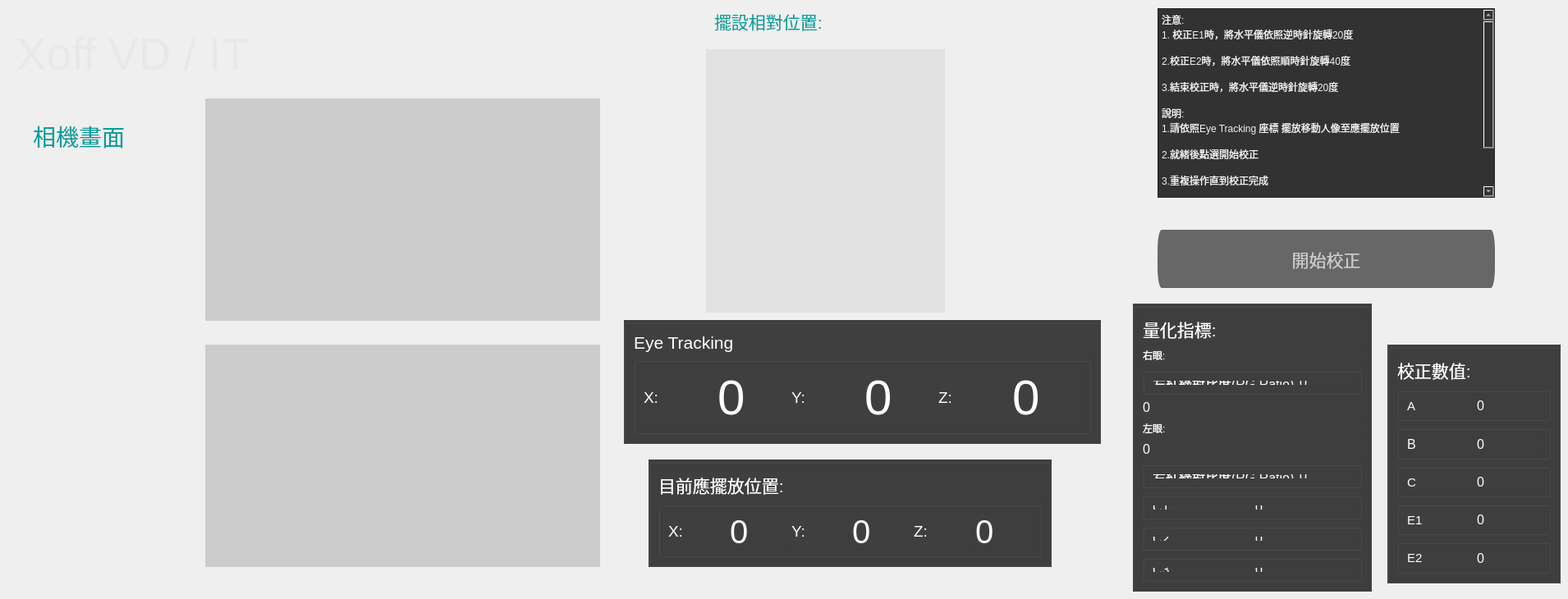
       <widget class="QWidget" name="page_8">
        <widget class="QLabel" name="vd_type">
         <property name="geometry">
          <rect>
           <x>30</x>
           <y>210</y>
           <width>161</width>
           <height>141</height>
          </rect>
         </property>
         <property name="styleSheet">
          <string notr="true"/>
         </property>
         <property name="text">
          <string/>
         </property>
        </widget>
        <widget class="QLabel" name="eye_pos_2">
         <property name="geometry">
          <rect>
           <x>750</x>
           <y>640</y>
           <width>101</width>
           <height>31</height>
          </rect>
         </property>
         <property name="font">
          <font>
           <pointsize>15</pointsize>
          </font>
         </property>
         <property name="text">
          <string/>
         </property>
        </widget>
        <widget class="QLabel" name="vd_preview_1">
         <property name="geometry">
          <rect>
           <x>250</x>
           <y>120</y>
           <width>481</width>
           <height>271</height>
          </rect>
         </property>
         <property name="styleSheet">
          <string notr="true">background-color: rgb(204, 204, 204);</string>
         </property>
         <property name="text">
          <string/>
         </property>
        </widget>
        <widget class="QLabel" name="label_71">
         <property name="geometry">
          <rect>
           <x>40</x>
           <y>140</y>
           <width>141</width>
           <height>51</height>
          </rect>
         </property>
         <property name="font">
          <font>
           <pointsize>21</pointsize>
          </font>
         </property>
         <property name="styleSheet">
          <string notr="true">color: rgb(0, 157, 157);</string>
         </property>
         <property name="text">
          <string>相機畫面</string>
         </property>
        </widget>
        <widget class="QLabel" name="eye_pos_1">
         <property name="geometry">
          <rect>
           <x>750</x>
           <y>120</y>
           <width>101</width>
           <height>31</height>
          </rect>
         </property>
         <property name="font">
          <font>
           <pointsize>15</pointsize>
          </font>
         </property>
         <property name="text">
          <string/>
         </property>
        </widget>
        <widget class="QLabel" name="vd_preview_2">
         <property name="geometry">
          <rect>
           <x>250</x>
           <y>420</y>
           <width>481</width>
           <height>271</height>
          </rect>
         </property>
         <property name="styleSheet">
          <string notr="true">background-color: rgb(204, 204, 204);</string>
         </property>
         <property name="text">
          <string/>
         </property>
        </widget>
        <widget class="QLabel" name="label_73">
         <property name="geometry">
          <rect>
           <x>20</x>
           <y>20</y>
           <width>531</width>
           <height>91</height>
          </rect>
         </property>
         <property name="font">
          <font>
           <pointsize>41</pointsize>
          </font>
         </property>
         <property name="styleSheet">
          <string notr="true">color: rgb(232, 232, 232);</string>
         </property>
         <property name="text">
          <string>Xoff VD / IT</string>
         </property>
        </widget>
        <widget class="QPlainTextEdit" name="plainTextEdit_5">
         <property name="geometry">
          <rect>
           <x>1410</x>
           <y>10</y>
           <width>411</width>
           <height>231</height>
          </rect>
         </property>
         <property name="styleSheet">
          <string notr="true">background-color: rgb(50, 50, 50);
font: 14pt &quot;Microsoft JhengHei UI&quot;;
color: rgb(241, 241, 241);</string>
         </property>
         <property name="plainText">
          <string>注意:
1. 校正E1時，將水平儀依照逆時針旋轉20度

2.校正E2時，將水平儀依照順時針旋轉40度

3.結束校正時，將水平儀逆時針旋轉20度

說明:
1.請依照Eye Tracking 座標 擺放移動人像至應擺放位置

2.就緒後點選開始校正

3.重複操作直到校正完成




</string>
         </property>
        </widget>
        <widget class="QPushButton" name="start_calibrate_vd">
         <property name="enabled">
          <bool>true</bool>
         </property>
         <property name="geometry">
          <rect>
           <x>1410</x>
           <y>280</y>
           <width>411</width>
           <height>71</height>
          </rect>
         </property>
         <property name="font">
          <font>
           <pointsize>16</pointsize>
          </font>
         </property>
         <property name="styleSheet">
          <string notr="true">
QPushButton{border-radius: 5px solid gray;
background-color: rgb(103, 103, 103);
color: rgb(207, 207, 207);}

QPushButton:hover {border-radius: 5px solid gray;
background-color: rgb(130, 130, 130);
color: rgb(207, 207, 207);}

QPushButton:pressed {border-radius: 5px solid gray;
background-color: rgb(71, 71, 71);
color: rgb(207, 207, 207);}</string>
         </property>
         <property name="text">
          <string>開始校正</string>
         </property>
        </widget>
        <widget class="QGroupBox" name="verticalGroupBox_11">
         <property name="geometry">
          <rect>
           <x>1690</x>
           <y>420</y>
           <width>211</width>
           <height>291</height>
          </rect>
         </property>
         <property name="styleSheet">
          <string notr="true">background-color: rgb(63, 63, 63);</string>
         </property>
         <layout class="QVBoxLayout" name="verticalLayout_14">
          <item>
           <widget class="QLabel" name="label_84">
            <property name="font">
             <font>
              <pointsize>16</pointsize>
             </font>
            </property>
            <property name="styleSheet">
             <string notr="true">color: rgb(255, 255, 255);</string>
            </property>
            <property name="text">
             <string>校正數值:</string>
            </property>
           </widget>
          </item>
          <item>
           <widget class="QGroupBox" name="horizontalGroupBox_18">
            <property name="styleSheet">
             <string notr="true"/>
            </property>
            <layout class="QHBoxLayout" name="horizontalLayout_51">
             <item>
              <widget class="QLabel" name="label_85">
               <property name="font">
                <font>
                 <pointsize>11</pointsize>
                </font>
               </property>
               <property name="styleSheet">
                <string notr="true">color: rgb(255, 255, 255);</string>
               </property>
               <property name="text">
                <string>A</string>
               </property>
              </widget>
             </item>
             <item>
              <widget class="QLabel" name="A">
               <property name="font">
                <font>
                 <pointsize>12</pointsize>
                </font>
               </property>
               <property name="styleSheet">
                <string notr="true">color: rgb(255, 255, 255);</string>
               </property>
               <property name="text">
                <string>0</string>
               </property>
              </widget>
             </item>
            </layout>
           </widget>
          </item>
          <item>
           <widget class="QGroupBox" name="horizontalGroupBox_19">
            <property name="styleSheet">
             <string notr="true">border-color: rgb(255, 255, 255);</string>
            </property>
            <layout class="QHBoxLayout" name="horizontalLayout_52">
             <item>
              <widget class="QLabel" name="label_86">
               <property name="font">
                <font>
                 <pointsize>12</pointsize>
                </font>
               </property>
               <property name="styleSheet">
                <string notr="true">color: rgb(255, 255, 255);</string>
               </property>
               <property name="text">
                <string>B</string>
               </property>
              </widget>
             </item>
             <item>
              <widget class="QLabel" name="B">
               <property name="font">
                <font>
                 <pointsize>12</pointsize>
                </font>
               </property>
               <property name="styleSheet">
                <string notr="true">color: rgb(255, 255, 255);</string>
               </property>
               <property name="text">
                <string>0</string>
               </property>
              </widget>
             </item>
            </layout>
           </widget>
          </item>
          <item>
           <widget class="QGroupBox" name="hh">
            <property name="styleSheet">
             <string notr="true"/>
            </property>
            <layout class="QHBoxLayout" name="horizontalLayout_58">
             <item>
              <widget class="QLabel" name="label_98">
               <property name="font">
                <font>
                 <pointsize>11</pointsize>
                </font>
               </property>
               <property name="styleSheet">
                <string notr="true">color: rgb(255, 255, 255);</string>
               </property>
               <property name="text">
                <string>C</string>
               </property>
              </widget>
             </item>
             <item>
              <widget class="QLabel" name="C">
               <property name="font">
                <font>
                 <pointsize>12</pointsize>
                </font>
               </property>
               <property name="styleSheet">
                <string notr="true">color: rgb(255, 255, 255);</string>
               </property>
               <property name="text">
                <string>0</string>
               </property>
              </widget>
             </item>
            </layout>
           </widget>
          </item>
          <item>
           <widget class="QGroupBox" name="horizontalGroupBox_24">
            <property name="styleSheet">
             <string notr="true"/>
            </property>
            <layout class="QHBoxLayout" name="horizontalLayout_59">
             <item>
              <widget class="QLabel" name="label_99">
               <property name="font">
                <font>
                 <pointsize>11</pointsize>
                </font>
               </property>
               <property name="styleSheet">
                <string notr="true">color: rgb(255, 255, 255);</string>
               </property>
               <property name="text">
                <string>E1</string>
               </property>
              </widget>
             </item>
             <item>
              <widget class="QLabel" name="E1">
               <property name="font">
                <font>
                 <pointsize>12</pointsize>
                </font>
               </property>
               <property name="styleSheet">
                <string notr="true">color: rgb(255, 255, 255);</string>
               </property>
               <property name="text">
                <string>0</string>
               </property>
              </widget>
             </item>
            </layout>
           </widget>
          </item>
          <item>
           <widget class="QGroupBox" name="horizontalGroupBox_25">
            <property name="styleSheet">
             <string notr="true"/>
            </property>
            <layout class="QHBoxLayout" name="horizontalLayout_60">
             <item>
              <widget class="QLabel" name="label_100">
               <property name="font">
                <font>
                 <pointsize>11</pointsize>
                </font>
               </property>
               <property name="styleSheet">
                <string notr="true">color: rgb(255, 255, 255);</string>
               </property>
               <property name="text">
                <string>E2</string>
               </property>
              </widget>
             </item>
             <item>
              <widget class="QLabel" name="E2">
               <property name="font">
                <font>
                 <pointsize>12</pointsize>
                </font>
               </property>
               <property name="styleSheet">
                <string notr="true">color: rgb(255, 255, 255);</string>
               </property>
               <property name="text">
                <string>0</string>
               </property>
              </widget>
             </item>
            </layout>
           </widget>
          </item>
         </layout>
        </widget>
        <widget class="QGroupBox" name="verticalGroupBox_12">
         <property name="geometry">
          <rect>
           <x>1380</x>
           <y>370</y>
           <width>291</width>
           <height>351</height>
          </rect>
         </property>
         <property name="styleSheet">
          <string notr="true">background-color: rgb(63, 63, 63);</string>
         </property>
         <layout class="QVBoxLayout" name="verticalLayout_15">
          <item>
           <widget class="QLabel" name="label_87">
            <property name="font">
             <font>
              <pointsize>16</pointsize>
             </font>
            </property>
            <property name="styleSheet">
             <string notr="true">color: rgb(255, 255, 255);</string>
            </property>
            <property name="text">
             <string>量化指標:</string>
            </property>
           </widget>
          </item>
          <item>
           <layout class="QHBoxLayout" name="horizontalLayout_53">
            <item>
             <widget class="QLabel" name="label_88">
              <property name="styleSheet">
               <string notr="true">color: rgb(255, 255, 255);</string>
              </property>
              <property name="text">
               <string>右眼:</string>
              </property>
             </widget>
            </item>
            <item>
             <widget class="QLabel" name="ref_green_vd">
              <property name="minimumSize">
               <size>
                <width>70</width>
                <height>20</height>
               </size>
              </property>
              <property name="text">
               <string/>
              </property>
             </widget>
            </item>
           </layout>
          </item>
          <item>
           <widget class="QGroupBox" name="horizontalGroupBox_20">
            <property name="styleSheet">
             <string notr="true">border-color: rgb(255, 255, 255);</string>
            </property>
            <layout class="QHBoxLayout" name="horizontalLayout_54">
             <item>
              <widget class="QLabel" name="label_89">
               <property name="font">
                <font>
                 <pointsize>12</pointsize>
                </font>
               </property>
               <property name="styleSheet">
                <string notr="true">color: rgb(255, 255, 255);</string>
               </property>
               <property name="text">
                <string>左紅綠對比度(RG Ratio)</string>
               </property>
              </widget>
             </item>
             <item>
              <widget class="QLabel" name="rg_right">
               <property name="font">
                <font>
                 <pointsize>12</pointsize>
                </font>
               </property>
               <property name="styleSheet">
                <string notr="true">color: rgb(255, 255, 255);</string>
               </property>
               <property name="text">
                <string>0</string>
               </property>
              </widget>
             </item>
            </layout>
           </widget>
          </item>
          <item>
           <widget class="QLabel" name="right">
            <property name="font">
             <font>
              <pointsize>12</pointsize>
             </font>
            </property>
            <property name="styleSheet">
             <string notr="true">color: rgb(255, 255, 255);</string>
            </property>
            <property name="text">
             <string>0</string>
            </property>
           </widget>
          </item>
          <item>
           <layout class="QHBoxLayout" name="horizontalLayout_55">
            <item>
             <widget class="QLabel" name="label_90">
              <property name="styleSheet">
               <string notr="true">color: rgb(255, 255, 255);</string>
              </property>
              <property name="text">
               <string>左眼:</string>
              </property>
             </widget>
            </item>
            <item>
             <widget class="QLabel" name="ref_red_vd">
              <property name="minimumSize">
               <size>
                <width>70</width>
                <height>20</height>
               </size>
              </property>
              <property name="text">
               <string/>
              </property>
             </widget>
            </item>
           </layout>
          </item>
          <item>
           <widget class="QLabel" name="left">
            <property name="font">
             <font>
              <pointsize>12</pointsize>
             </font>
            </property>
            <property name="styleSheet">
             <string notr="true">color: rgb(255, 255, 255);</string>
            </property>
            <property name="text">
             <string>0</string>
            </property>
           </widget>
          </item>
          <item>
           <widget class="QGroupBox" name="horizontalGroupBox_21">
            <property name="styleSheet">
             <string notr="true">border-color: rgb(255, 255, 255);</string>
            </property>
            <layout class="QHBoxLayout" name="horizontalLayout_56">
             <item>
              <widget class="QLabel" name="label_91">
               <property name="font">
                <font>
                 <pointsize>12</pointsize>
                </font>
               </property>
               <property name="styleSheet">
                <string notr="true">color: rgb(255, 255, 255);</string>
               </property>
               <property name="text">
                <string>右紅綠對比度(RG Ratio)</string>
               </property>
              </widget>
             </item>
             <item>
              <widget class="QLabel" name="rg_left">
               <property name="font">
                <font>
                 <pointsize>12</pointsize>
                </font>
               </property>
               <property name="styleSheet">
                <string notr="true">color: rgb(255, 255, 255);</string>
               </property>
               <property name="text">
                <string>0</string>
               </property>
              </widget>
             </item>
            </layout>
           </widget>
          </item>
          <item>
           <widget class="QGroupBox" name="horizontalGroupBox_26">
            <property name="styleSheet">
             <string notr="true">border-color: rgb(255, 255, 255);</string>
            </property>
            <layout class="QHBoxLayout" name="horizontalLayout_61">
             <item>
              <widget class="QLabel" name="label_101">
               <property name="font">
                <font>
                 <pointsize>12</pointsize>
                </font>
               </property>
               <property name="styleSheet">
                <string notr="true">color: rgb(255, 255, 255);</string>
               </property>
               <property name="text">
                <string>C1</string>
               </property>
              </widget>
             </item>
             <item>
              <widget class="QLabel" name="C1">
               <property name="font">
                <font>
                 <pointsize>12</pointsize>
                </font>
               </property>
               <property name="styleSheet">
                <string notr="true">color: rgb(255, 255, 255);</string>
               </property>
               <property name="text">
                <string>0</string>
               </property>
              </widget>
             </item>
            </layout>
           </widget>
          </item>
          <item>
           <widget class="QGroupBox" name="horizontalGroupBox_27">
            <property name="styleSheet">
             <string notr="true">border-color: rgb(255, 255, 255);</string>
            </property>
            <layout class="QHBoxLayout" name="horizontalLayout_62">
             <item>
              <widget class="QLabel" name="label_102">
               <property name="font">
                <font>
                 <pointsize>12</pointsize>
                </font>
               </property>
               <property name="styleSheet">
                <string notr="true">color: rgb(255, 255, 255);</string>
               </property>
               <property name="text">
                <string>C2</string>
               </property>
              </widget>
             </item>
             <item>
              <widget class="QLabel" name="C2">
               <property name="font">
                <font>
                 <pointsize>12</pointsize>
                </font>
               </property>
               <property name="styleSheet">
                <string notr="true">color: rgb(255, 255, 255);</string>
               </property>
               <property name="text">
                <string>0</string>
               </property>
              </widget>
             </item>
            </layout>
           </widget>
          </item>
          <item>
           <widget class="QGroupBox" name="horizontalGroupBox_28">
            <property name="styleSheet">
             <string notr="true">border-color: rgb(255, 255, 255);</string>
            </property>
            <layout class="QHBoxLayout" name="horizontalLayout_63">
             <item>
              <widget class="QLabel" name="label_103">
               <property name="font">
                <font>
                 <pointsize>12</pointsize>
                </font>
               </property>
               <property name="styleSheet">
                <string notr="true">color: rgb(255, 255, 255);</string>
               </property>
               <property name="text">
                <string>C3</string>
               </property>
              </widget>
             </item>
             <item>
              <widget class="QLabel" name="C3">
               <property name="font">
                <font>
                 <pointsize>12</pointsize>
                </font>
               </property>
               <property name="styleSheet">
                <string notr="true">color: rgb(255, 255, 255);</string>
               </property>
               <property name="text">
                <string>0</string>
               </property>
              </widget>
             </item>
            </layout>
           </widget>
          </item>
         </layout>
        </widget>
        <widget class="QGroupBox" name="verticalGroupBox_13">
         <property name="geometry">
          <rect>
           <x>760</x>
           <y>390</y>
           <width>581</width>
           <height>151</height>
          </rect>
         </property>
         <property name="styleSheet">
          <string notr="true">background-color: rgb(63, 63, 63);</string>
         </property>
         <layout class="QVBoxLayout" name="verticalLayout_16">
          <item>
           <widget class="QLabel" name="label_92">
            <property name="font">
             <font>
              <pointsize>16</pointsize>
             </font>
            </property>
            <property name="styleSheet">
             <string notr="true">color: rgb(255, 255, 255);</string>
            </property>
            <property name="text">
             <string>Eye Tracking</string>
            </property>
           </widget>
          </item>
          <item>
           <widget class="QGroupBox" name="horizontalGroupBox_22">
            <property name="styleSheet">
             <string notr="true"/>
            </property>
            <layout class="QHBoxLayout" name="horizontalLayout_57">
             <item>
              <widget class="QLabel" name="label_93">
               <property name="font">
                <font>
                 <pointsize>14</pointsize>
                </font>
               </property>
               <property name="styleSheet">
                <string notr="true">color: rgb(255, 255, 255);</string>
               </property>
               <property name="text">
                <string>X:</string>
               </property>
              </widget>
             </item>
             <item>
              <widget class="QLabel" name="eye_x">
               <property name="font">
                <font>
                 <pointsize>45</pointsize>
                </font>
               </property>
               <property name="styleSheet">
                <string notr="true">color: rgb(255, 255, 255);</string>
               </property>
               <property name="text">
                <string>0</string>
               </property>
              </widget>
             </item>
             <item>
              <widget class="QLabel" name="label_94">
               <property name="font">
                <font>
                 <pointsize>14</pointsize>
                </font>
               </property>
               <property name="styleSheet">
                <string notr="true">color: rgb(255, 255, 255);</string>
               </property>
               <property name="text">
                <string>Y:</string>
               </property>
              </widget>
             </item>
             <item>
              <widget class="QLabel" name="eye_y">
               <property name="font">
                <font>
                 <pointsize>45</pointsize>
                </font>
               </property>
               <property name="styleSheet">
                <string notr="true">color: rgb(255, 255, 255);</string>
               </property>
               <property name="text">
                <string>0</string>
               </property>
              </widget>
             </item>
             <item>
              <widget class="QLabel" name="label_96">
               <property name="font">
                <font>
                 <pointsize>14</pointsize>
                </font>
               </property>
               <property name="styleSheet">
                <string notr="true">color: rgb(255, 255, 255);</string>
               </property>
               <property name="text">
                <string>Z:</string>
               </property>
              </widget>
             </item>
             <item>
              <widget class="QLabel" name="eye_z">
               <property name="font">
                <font>
                 <pointsize>45</pointsize>
                </font>
               </property>
               <property name="styleSheet">
                <string notr="true">color: rgb(255, 255, 255);</string>
               </property>
               <property name="text">
                <string>0</string>
               </property>
              </widget>
             </item>
            </layout>
           </widget>
          </item>
         </layout>
        </widget>
        <widget class="QGroupBox" name="verticalGroupBox_14">
         <property name="geometry">
          <rect>
           <x>790</x>
           <y>560</y>
           <width>491</width>
           <height>131</height>
          </rect>
         </property>
         <property name="styleSheet">
          <string notr="true">background-color: rgb(63, 63, 63);</string>
         </property>
         <layout class="QVBoxLayout" name="verticalLayout_17">
          <item>
           <widget class="QLabel" name="label_104">
            <property name="font">
             <font>
              <pointsize>16</pointsize>
             </font>
            </property>
            <property name="styleSheet">
             <string notr="true">color: rgb(255, 255, 255);</string>
            </property>
            <property name="text">
             <string>目前應擺放位置:</string>
            </property>
           </widget>
          </item>
          <item>
           <widget class="QGroupBox" name="horizontalGroupBox_29">
            <property name="styleSheet">
             <string notr="true"/>
            </property>
            <layout class="QHBoxLayout" name="horizontalLayout_64">
             <item>
              <widget class="QLabel" name="label_105">
               <property name="font">
                <font>
                 <pointsize>14</pointsize>
                </font>
               </property>
               <property name="styleSheet">
                <string notr="true">color: rgb(255, 255, 255);</string>
               </property>
               <property name="text">
                <string>X:</string>
               </property>
              </widget>
             </item>
             <item>
              <widget class="QLabel" name="eye_pos_x">
               <property name="font">
                <font>
                 <pointsize>30</pointsize>
                </font>
               </property>
               <property name="styleSheet">
                <string notr="true">color: rgb(255, 255, 255);</string>
               </property>
               <property name="text">
                <string>0</string>
               </property>
              </widget>
             </item>
             <item>
              <widget class="QLabel" name="label_106">
               <property name="font">
                <font>
                 <pointsize>14</pointsize>
                </font>
               </property>
               <property name="styleSheet">
                <string notr="true">color: rgb(255, 255, 255);</string>
               </property>
               <property name="text">
                <string>Y:</string>
               </property>
              </widget>
             </item>
             <item>
              <widget class="QLabel" name="eye_pos_y">
               <property name="font">
                <font>
                 <pointsize>30</pointsize>
                </font>
               </property>
               <property name="styleSheet">
                <string notr="true">color: rgb(255, 255, 255);</string>
               </property>
               <property name="text">
                <string>0</string>
               </property>
              </widget>
             </item>
             <item>
              <widget class="QLabel" name="label_108">
               <property name="font">
                <font>
                 <pointsize>14</pointsize>
                </font>
               </property>
               <property name="styleSheet">
                <string notr="true">color: rgb(255, 255, 255);</string>
               </property>
               <property name="text">
                <string>Z:</string>
               </property>
              </widget>
             </item>
             <item>
              <widget class="QLabel" name="eye_pos_z">
               <property name="font">
                <font>
                 <pointsize>30</pointsize>
                </font>
               </property>
               <property name="styleSheet">
                <string notr="true">color: rgb(255, 255, 255);</string>
               </property>
               <property name="text">
                <string>0</string>
               </property>
              </widget>
             </item>
            </layout>
           </widget>
          </item>
         </layout>
        </widget>
        <widget class="QLabel" name="label_68">
         <property name="geometry">
          <rect>
           <x>870</x>
           <y>0</y>
           <width>241</width>
           <height>51</height>
          </rect>
         </property>
         <property name="font">
          <font>
           <pointsize>16</pointsize>
          </font>
         </property>
         <property name="styleSheet">
          <string notr="true">color: rgb(0, 157, 157);</string>
         </property>
         <property name="text">
          <string>擺設相對位置:</string>
         </property>
        </widget>
        <widget class="QLabel" name="vd_pos">
         <property name="geometry">
          <rect>
           <x>860</x>
           <y>60</y>
           <width>291</width>
           <height>321</height>
          </rect>
         </property>
         <property name="styleSheet">
          <string notr="true">background-color: rgb(225, 225, 225);</string>
         </property>
         <property name="text">
          <string/>
         </property>
        </widget>
        <widget class="QLabel" name="vd_warn">
         <property name="geometry">
          <rect>
           <x>1200</x>
           <y>280</y>
           <width>191</width>
           <height>51</height>
          </rect>
         </property>
         <property name="font">
          <font>
           <pointsize>15</pointsize>
          </font>
         </property>
         <property name="styleSheet">
          <string notr="true">color: rgb(255, 0, 0);</string>
         </property>
         <property name="text">
          <string/>
         </property>
        </widget>
       </widget>
